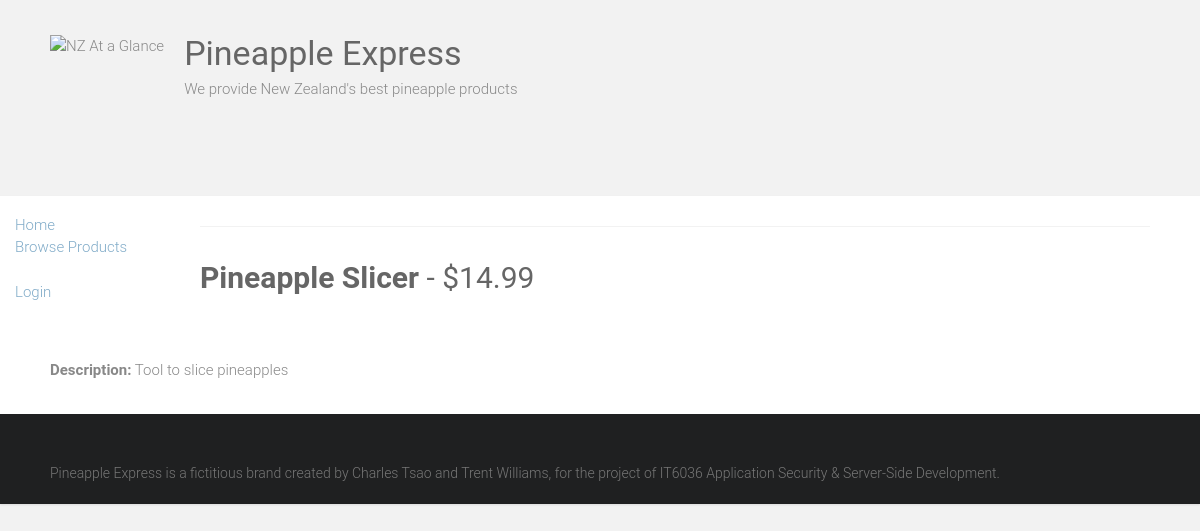
/pineapple/products/5, run on the app's committed database.
### pineapple/models.py (models this page shows, shortened)
class Product(models.Model):
    name = models.CharField(max_length=150, db_index=True)
    price = models.DecimalField(max_digits=8, decimal_places=2)
    description = models.TextField(blank=True)
    quantity = models.IntegerField(blank=True)
    datelastorder = models.DateTimeField(blank=True)
    image = models.ImageField(upload_to='product_image', blank=True)

### pineapple/views.py (the view)
# urls.py: path('products/<int:pk>', views.ProductDetailView.as_view(), name='product_detail'),
class ProductDetailView(generic.DetailView):
    model = Product

### pineapple/templates/pineapple/product_detail.html
{% extends "base.html" %}
{% block content %}
<div>
  <h1><strong>{{product.name|capfirst}}</strong> - ${{product.price}}</h1>
  <br><br>
  <p><b>Description:</b> {{ product.description}} </p>
  <br>
</div>
{% endblock %}

### static/style.css (style rules this page uses)
html, body, div, span, applet, object, iframe, h1, h2, h3, h4, h5, h6, p, blockquote, pre, a, abbr, acronym, address, big, cite, code, del, dfn, em, font, ins, kbd, q, s, samp, small, strike, strong, sub, sup, tt, var, dl, dt, dd, ol, ul, li, fieldset, form, label, legend, table, caption, tbody, tfoot, thead, tr, th, td { border: 0; font: inherit; font-size: 100%; font-style: inherit; font-weight: inherit; margin: 0; outline: 0; padding: 0; vertical-align: baseline; }
html { overflow-y: scroll; -webkit-text-size-adjust: 100%; -ms-text-size-adjust: 100%; }
h1, h2, h3, h4, h5, h6 { color: #666666; line-height: 1.4; padding-bottom: 15px; font-weight: normal; }
h1 { font-size: 30px; }
body, button, input, select, textarea { color: #888888; font-size: 15px; line-height: 1.5; font-family: 'Roboto', sans-serif; font-weight: 300; }
p { color: #888888; font-size: 15px; line-height: 1.5; margin-bottom: 15px; font-weight: 300; }
body { background: #f2f2f2; }
strong { font-weight: bold; }
body { padding-top: 30px; padding-bottom: 30px; }
body.wide { padding-top: 0; padding-bottom: 0; }
.single-page p { margin-bottom: 10px; }

### data on the page
Product: name "Pineapple Slicer", price "14.99", description "Tool to slice pineapples"
